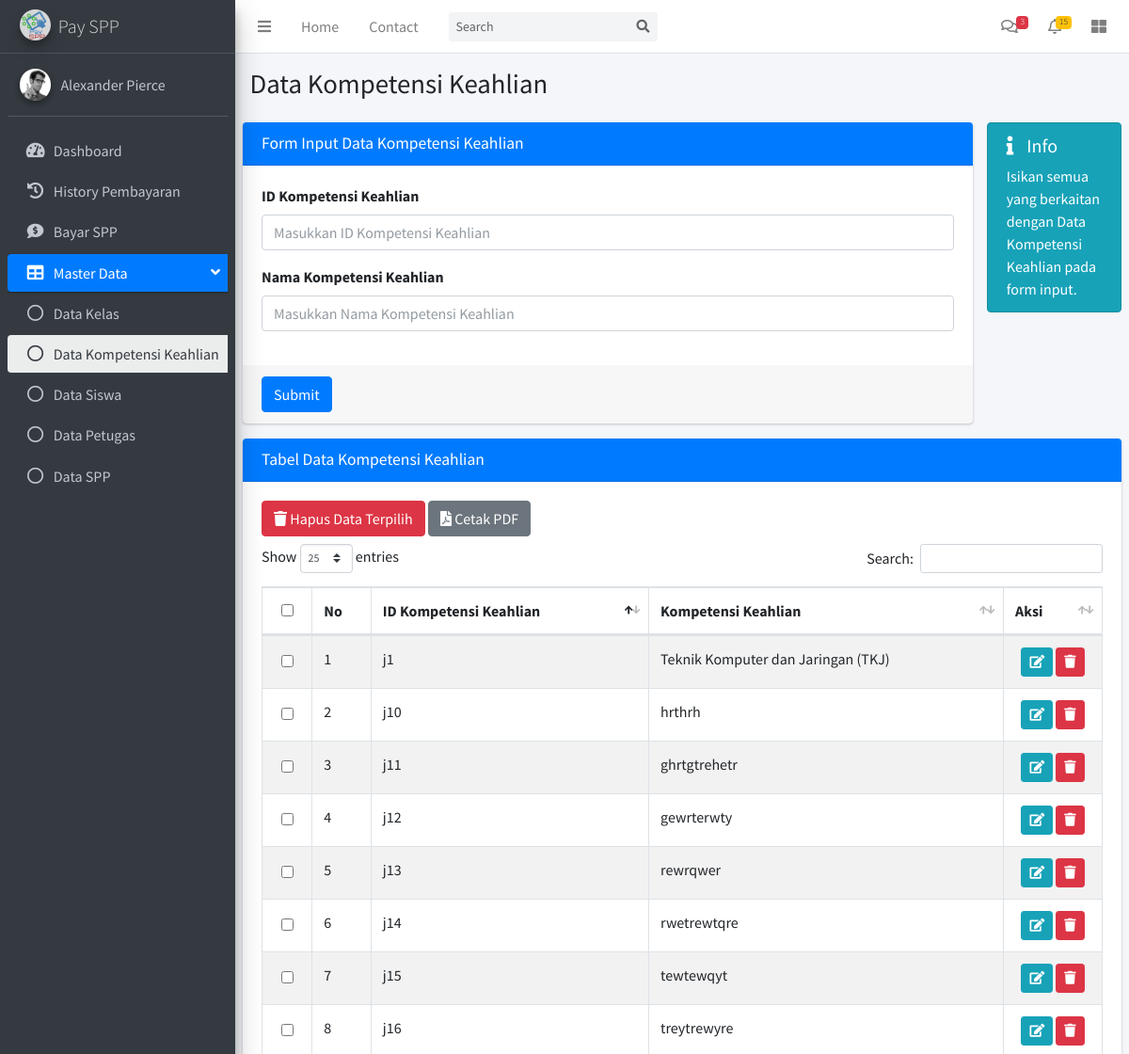
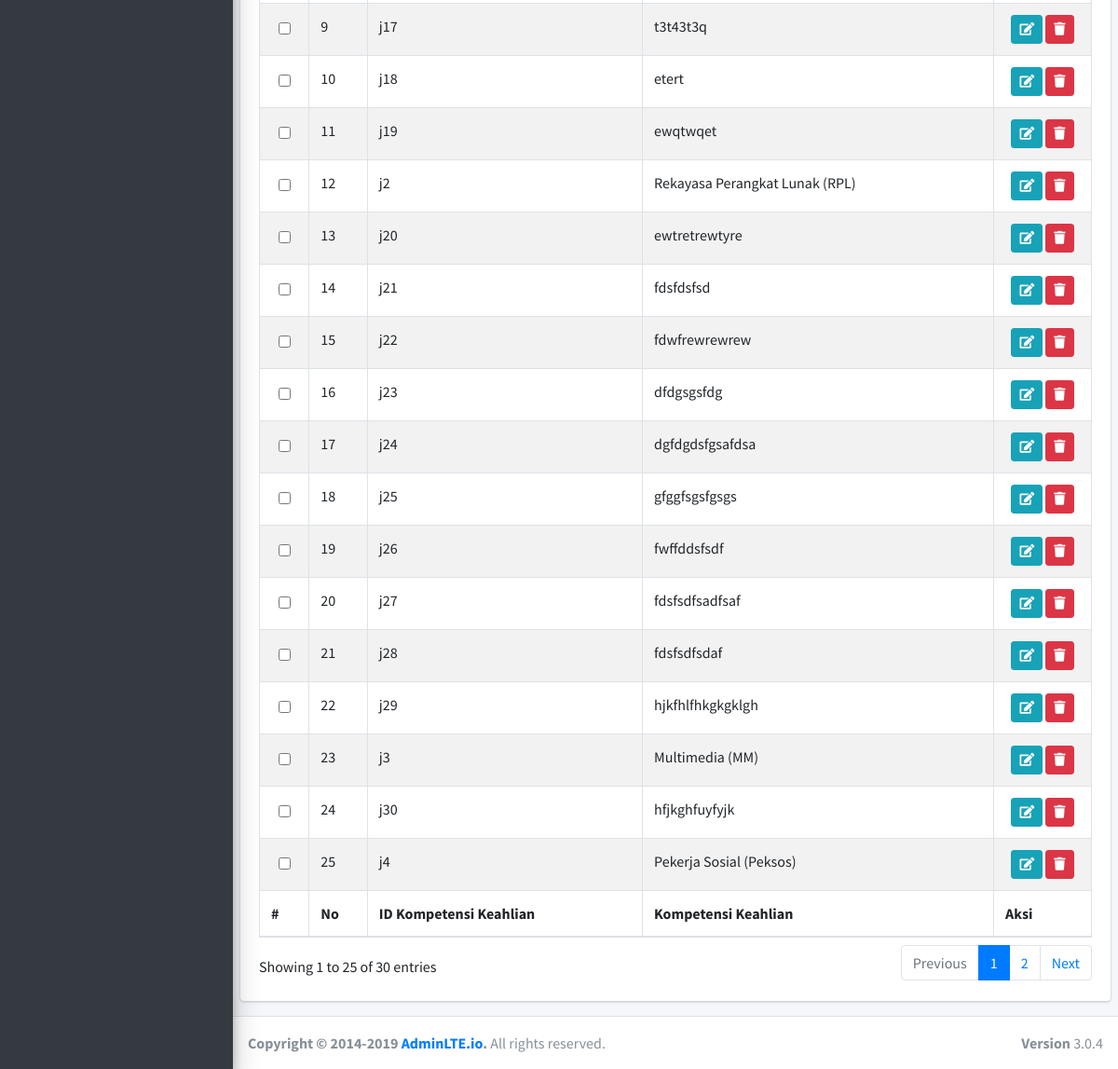
The app's page /index.php/kompetensi_keahlian with its own data (2 pictures, top to bottom).
### tables this page shows
CREATE TABLE `kompetensi_keahlian` (
  `id_kompetensi_keahlian` varchar(11) NOT NULL,
  `nama_kompetensi_keahlian` varchar(50) NOT NULL
);

### application/controllers/Kompetensi_keahlian.php (called while the page is built, shortened)
<?php
class Kompetensi_keahlian extends CI_Controller
{
    public $judul = NULL;
    public $model = NULL;
    public function __construct()
    {
        $this->load->model('Judul');
        $this->judul = $this->Judul;
        $this->load->model('Kompetensi_keahlian_model');
        $this->model = $this->Kompetensi_keahlian_model;
        $this->load->model('CheckID/Checkidkeahlian');
    }
    public function index()
    {
        $j = "Data Kompetensi Keahlian";
        $b = $this->uri->segment(1);
        $this->judul->set_judul($j);
        $this->judul->set_breadcrumb($b);
        $this->read();
    }
    public function read()
    {
        $query = $this->model->read();
        $this->load->view('templates/header');
        $this->load->view('templates/sidebar');
        $this->load->view('templates/breadcrumb', array('judul' => $this->judul));
        $this->load->view('admin/kompetensi_keahlian_view', array('query' => $query));
        $this->load->view('templates/footer');
        $this->load->view('templates/javascript/js');
        $this->load->view('templates/javascript/kompetensi_keahlian_js');
    }
}

### index.php (called while the page is built, shortened)
<?php
require_once BASEPATH.'core/CodeIgniter.php';

### application/models/Kompetensi_keahlian_model.php (called while the page is built, shortened)
<?php
class Kompetensi_keahlian_model extends CI_Model
{
    public function read(){
        $sql = "SELECT * FROM kompetensi_keahlian";
        $query = $this->db->query($sql);
        return $query->result_array();
    }
}

### application/views/admin/kompetensi_keahlian_view.php (the view, shortened to what this page needs)
<section class="content">
  <div class="row">
    <div class="col-md-10 col-sm-12">
      <div class="card card-primary">
        <div class="card-header">
          <h3 class="card-title">Form Input Data Kompetensi Keahlian</h3>
        </div>
        <form role="form" id="val_keahlian" action="kompetensi_keahlian/con_tambah" method="POST">
          <div class="card-body">
            <div class="form-group">
              <label for="idkeahlian">ID Kompetensi Keahlian</label>
              <input type="text" class="form-control" name="idkeahlian" id="idkeahlian" placeholder="Masukkan ID Kompetensi Keahlian">
            </div>
            <div class="form-group">
              <label for="keahlian">Nama Kompetensi Keahlian</label>
              <input type="text" class="form-control" name="keahlian" placeholder="Masukkan Nama Kompetensi Keahlian">
            </div>
          </div>
          <div class="card-footer">
            <button type="submit" class="btn btn-primary" name="btnSubmit">Submit</button>
          </div>
        </form>
      </div>
    </div>
    <div class="col-md-2 col-sm-12">
      <div class="alert alert-info">
        <h5><i class="icon fas fa-info"></i> Info</h5>
        Isikan semua yang berkaitan dengan Data Kompetensi Keahlian pada form input.
      </div>
    </div>
  </div>
  <div class="row">
    <div class="col-12">
      <div class="card card-primary">
        <div class="card-header">
          <h3 class="card-title">Tabel Data Kompetensi Keahlian</h3>
        </div>
        <div class="card-body">
          <button class="btn btn-danger mb-2" id="hapusterpilih"><i class="fas fa-trash"></i> Hapus Data Terpilih</button>
          <button class="btn btn-secondary mb-2" id="cetak_keahlian"><i class="fas fa-file-pdf"></i> Cetak PDF</button>
          <table id="tblkeahlian" class="table table-bordered table-striped">
            <thead>
              <tr>
                <th style="text-align: center; vertical-align: middle;"><input type="checkbox" name="checkall" id="checkall"></th>
                <th>No</th>
                <th>ID Kompetensi Keahlian</th>
                <th>Kompetensi Keahlian</th>
                <th>Aksi</th>
              </tr>
            </thead>
            <tbody>
              <?php foreach ($query as $kolom) {
                $id = $kolom['id_kompetensi_keahlian'];
              ?>
                <tr id="<?php echo $id ?>" class="checkrow">
                  <td style="text-align: center; vertical-align: middle;"><input class="check" type="checkbox" name="id[]" value="<?php echo $id ?>"></td>
                  <td></td>
                  <td><?php echo $id ?></td>
                  <td><?php echo $kolom['nama_kompetensi_keahlian']; ?></td>
                  <td style="width: 80px; text-align: center;">
                    <a href="kompetensi_keahlian/con_edit/<?php echo $id ?>" class="btn btn-info btn-sm" data-toggle="tooltip" data-placement="top" title="Ubah"><i class="fas fa-edit"></i></a>
                    <a href="kompetensi_keahlian/con_hapus/<?php echo $id ?>" class="btn btn-danger btn-sm" data-toggle="tooltip" data-placement="top" title="Hapus" onclick="return confirm('Apakah anda yakin ingin menghapus data ini ?')"><i class="fas fa-trash"></i></a>
                  </td>
                </tr>
              <?php } ?>
            </tbody>
            <tfoot>
              <tr>
                <th>#</th>
                <th>No</th>
                <th>ID Kompetensi Keahlian</th>
                <th>Kompetensi Keahlian</th>
                <th>Aksi</th>
              </tr>
            </tfoot>
          </table>
        </div>
      </div>
    </div>
  </div>
</section>
</div>

### records on screen
kompetensi_keahlian: id_kompetensi_keahlian "j1", nama_kompetensi_keahlian "Teknik Komputer dan Jaringan (TKJ)"
kompetensi_keahlian: id_kompetensi_keahlian "j10", nama_kompetensi_keahlian "hrthrh"
kompetensi_keahlian: id_kompetensi_keahlian "j11", nama_kompetensi_keahlian "ghrtgtrehetr"
kompetensi_keahlian: id_kompetensi_keahlian "j12", nama_kompetensi_keahlian "gewrterwty"
kompetensi_keahlian: id_kompetensi_keahlian "j13", nama_kompetensi_keahlian "rewrqwer"
kompetensi_keahlian: id_kompetensi_keahlian "j14", nama_kompetensi_keahlian "rwetrewtqre"
kompetensi_keahlian: id_kompetensi_keahlian "j15", nama_kompetensi_keahlian "tewtewqyt"
kompetensi_keahlian: id_kompetensi_keahlian "j16", nama_kompetensi_keahlian "treytrewyre"
kompetensi_keahlian: id_kompetensi_keahlian "j17", nama_kompetensi_keahlian "t3t43t3q"
kompetensi_keahlian: id_kompetensi_keahlian "j18", nama_kompetensi_keahlian "etert"
kompetensi_keahlian: id_kompetensi_keahlian "j19", nama_kompetensi_keahlian "ewqtwqet"
kompetensi_keahlian: id_kompetensi_keahlian "j2", nama_kompetensi_keahlian "Rekayasa Perangkat Lunak (RPL)"
kompetensi_keahlian: id_kompetensi_keahlian "j20", nama_kompetensi_keahlian "ewtretrewtyre"
kompetensi_keahlian: id_kompetensi_keahlian "j21", nama_kompetensi_keahlian "fdsfdsfsd"
kompetensi_keahlian: id_kompetensi_keahlian "j22", nama_kompetensi_keahlian "fdwfrewrewrew"
kompetensi_keahlian: id_kompetensi_keahlian "j23", nama_kompetensi_keahlian "dfdgsgsfdg"
kompetensi_keahlian: id_kompetensi_keahlian "j24", nama_kompetensi_keahlian "dgfdgdsfgsafdsa"
kompetensi_keahlian: id_kompetensi_keahlian "j25", nama_kompetensi_keahlian "gfggfsgsfgsgs"
kompetensi_keahlian: id_kompetensi_keahlian "j26", nama_kompetensi_keahlian "fwffddsfsdf"
kompetensi_keahlian: id_kompetensi_keahlian "j27", nama_kompetensi_keahlian "fdsfsdfsadfsaf"
kompetensi_keahlian: id_kompetensi_keahlian "j28", nama_kompetensi_keahlian "fdsfsdfsdaf"
kompetensi_keahlian: id_kompetensi_keahlian "j29", nama_kompetensi_keahlian "hjkfhlfhkgkgklgh"
kompetensi_keahlian: id_kompetensi_keahlian "j3", nama_kompetensi_keahlian "Multimedia (MM)"
kompetensi_keahlian: id_kompetensi_keahlian "j30", nama_kompetensi_keahlian "hfjkghfuyfyjk"
kompetensi_keahlian: id_kompetensi_keahlian "j4", nama_kompetensi_keahlian "Pekerja Sosial (Peksos)"

### other values on screen
$judul->get_judul() "Data Kompetensi Keahlian"
